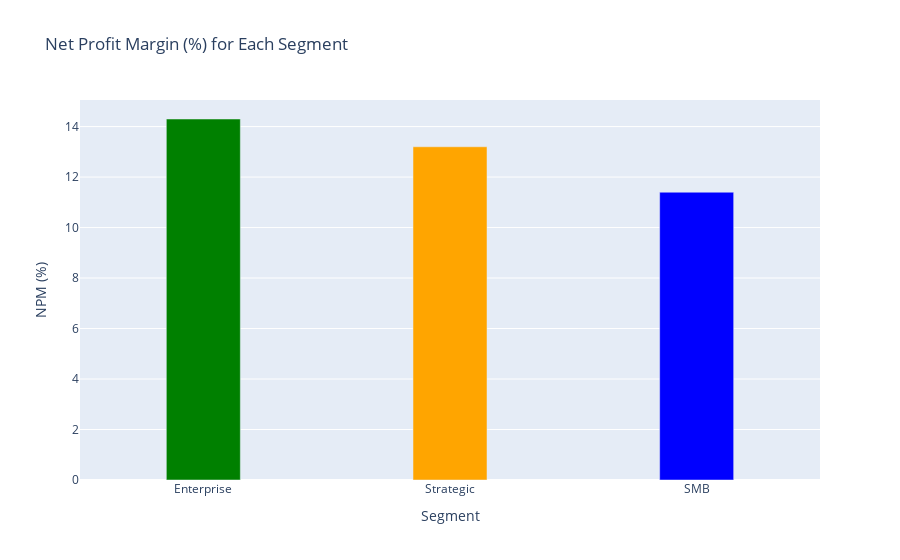

Notebook cell for this chart:
### Code cell
#NPM (%) from each Segment every Year
#Average NPM for each segment
npm_segment = segment.groupby('Segment')['(%) NPM'].mean().reset_index()
npm_segment['(%) NPM'] = round(npm_segment['(%) NPM'], 1)
npm_segment.sort_values(by='(%) NPM', ascending=False, inplace=True)
npm_segment.reset_index(inplace=True)
npm_segment.drop('index', axis=1, inplace=True)

#Create a list of colors for each segment
bar_colors = [colors[seg] for seg in npm_segment['Segment']]

# Create a new figure
fig_profit = go.Figure()

# Add a bar trace for the NPM of each segment
fig_profit.add_trace(go.Bar(x=npm_segment['Segment'], y=npm_segment['(%) NPM'], name='NPM', marker_color=bar_colors, width=0.3))

# Update layout
fig_profit.update_layout(title='Net Profit Margin (%) for Each Segment', xaxis_title='Segment', yaxis_title='NPM (%)')

fig_profit.show()

### Figure 1 — Plotly figure (JSON) as saved in the notebook; plotly's stock layout.template omitted (floating-point values rounded to 4 significant figures)
{"data": [{"marker": {"color": ["green", "orange", "blue"]}, "name": "NPM", "type": "bar", "width": 0.3, "x": ["Enterprise", "Strategic", "SMB"], "y": [14.3, 13.2, 11.4]}], "layout": {"title": {"text": "Net Profit Margin (%) for Each Segment"}, "xaxis": {"title": {"text": "Segment"}}, "yaxis": {"title": {"text": "NPM (%)"}}}}
